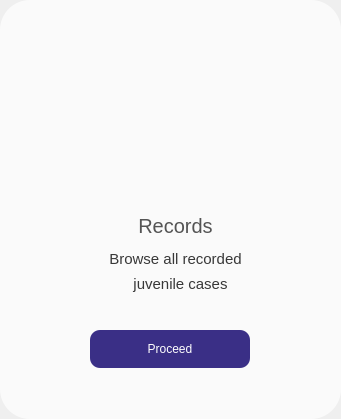
<?xml version="1.0" encoding="UTF-8"?>
<ui version="4.0">
 <class>Form</class>
 <widget class="QWidget" name="Form">
  <property name="geometry">
   <rect>
    <x>0</x>
    <y>0</y>
    <width>341</width>
    <height>419</height>
   </rect>
  </property>
  <property name="windowTitle">
   <string>Form</string>
  </property>
  <widget class="QWidget" name="widget" native="true">
   <property name="geometry">
    <rect>
     <x>0</x>
     <y>0</y>
     <width>341</width>
     <height>419</height>
    </rect>
   </property>
   <property name="styleSheet">
    <string notr="true">background-color: rgba(255, 255, 255, 180);
border-radius: 30px;</string>
   </property>
   <widget class="QPushButton" name="proceed_btn">
    <property name="geometry">
     <rect>
      <x>90</x>
      <y>330</y>
      <width>160</width>
      <height>38</height>
     </rect>
    </property>
    <property name="styleSheet">
     <string notr="true">QPushButton {
border:none;
font-family: 'Poppins';
font-size: 9pt;
background: none;
background-color: #3a2f86;
border-radius: 10px;
color: white;
}

QPushButton:hover {
background-color: #231c53;
}



</string>
    </property>
    <property name="text">
     <string>Proceed</string>
    </property>
   </widget>
   <widget class="QLabel" name="label">
    <property name="geometry">
     <rect>
      <x>80</x>
      <y>45</y>
      <width>181</width>
      <height>121</height>
     </rect>
    </property>
    <property name="styleSheet">
     <string notr="true">background: none;</string>
    </property>
    <property name="text">
     <string/>
    </property>
    <property name="pixmap">
     <pixmap>../icons/records.png</pixmap>
    </property>
    <property name="scaledContents">
     <bool>true</bool>
    </property>
   </widget>
   <widget class="QLabel" name="label_2">
    <property name="geometry">
     <rect>
      <x>60</x>
      <y>200</y>
      <width>231</width>
      <height>51</height>
     </rect>
    </property>
    <property name="styleSheet">
     <string notr="true">font-family: 'Inter 24pt ExtraBold';
font-size: 15pt;
color: #545454;
background: none;
border-radius: 0;</string>
    </property>
    <property name="text">
     <string>Records</string>
    </property>
    <property name="alignment">
     <set>Qt::AlignCenter</set>
    </property>
   </widget>
   <widget class="QLabel" name="label_3">
    <property name="geometry">
     <rect>
      <x>75</x>
      <y>250</y>
      <width>201</width>
      <height>31</height>
     </rect>
    </property>
    <property name="styleSheet">
     <string notr="true">font-size: 11pt;
font-family: 'Poppins';
background: none;
color: #383838;</string>
    </property>
    <property name="text">
     <string>Browse all recorded</string>
    </property>
    <property name="alignment">
     <set>Qt::AlignHCenter|Qt::AlignTop</set>
    </property>
    <property name="wordWrap">
     <bool>true</bool>
    </property>
   </widget>
   <widget class="QLabel" name="label_8">
    <property name="geometry">
     <rect>
      <x>80</x>
      <y>275</y>
      <width>201</width>
      <height>31</height>
     </rect>
    </property>
    <property name="styleSheet">
     <string notr="true">font-size: 11pt;
font-family: 'Poppins';
background: none;
color: #383838;</string>
    </property>
    <property name="text">
     <string>juvenile cases</string>
    </property>
    <property name="alignment">
     <set>Qt::AlignHCenter|Qt::AlignTop</set>
    </property>
    <property name="wordWrap">
     <bool>true</bool>
    </property>
   </widget>
  </widget>
 </widget>
 <resources/>
 <connections/>
</ui>
